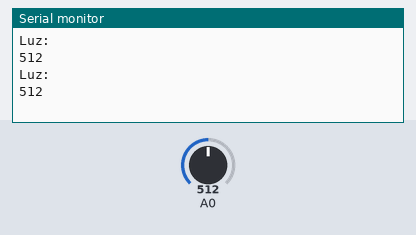
A sketch run on a simulated Arduino Uno, built with avr-gcc and run on an emulated ATmega328P. Shown: the last lines printed to the serial monitor. The test bench sets the inputs (shaded band); at power-on: A0 = 512.

Above: at 1.5 s.
1.6 s: A0 set to 716
At 2.9 s:
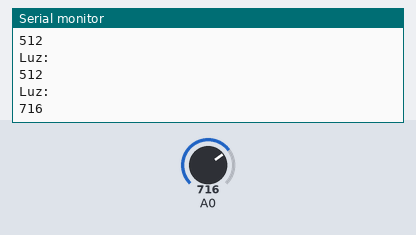
3.1 s: A0 set to 900
At 3.1 s:
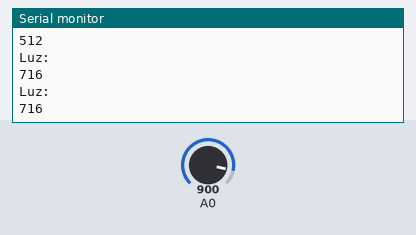
Timing chart, 0 to 6.1 s (numbered marks = the images above; inputs shaded):
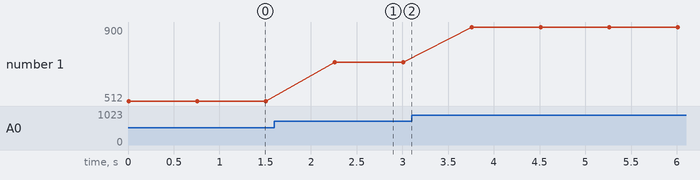

Measured:
- after the input at 1.6 s, the serial monitor: prints a new line after 0.66 s (image 1)
- plotted number 1: 512 → 716 after the input at 1.6 s, 716 → 900 after the input at 3.1 s

The sketch:

photoresistor.ino
```cpp
void setup() {
  Serial.begin(9600);
}


void loop() {
  int value = analogRead(A0);
  Serial.println("Luz: ");
  Serial.println(value);
  delay(750);
}
```
